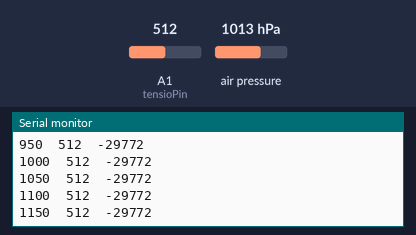
Bench run of a sketch on a simulated Arduino Uno, built with avr-gcc and run on an emulated ATmega328P. Shown: the last lines printed to the serial monitor. Inputs (shaded band) come from the test bench; at power-on: air pressure 1013 hPa, A1 (tensioPin) = 512. Storage starts empty.

Above: at 1.2 s.
1.3 s: air pressure set to 952 hPa
At 1.32 s:
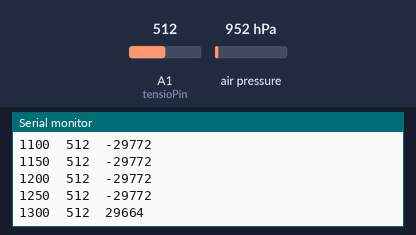
2.8 s: A1 (tensioPin) set to 716
At 2.82 s:
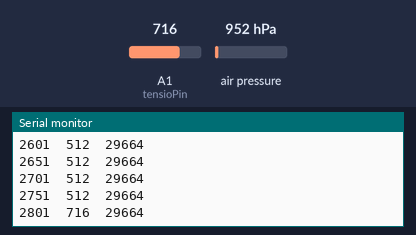
4.3 s: air pressure set to 975 hPa
At 4.32 s:
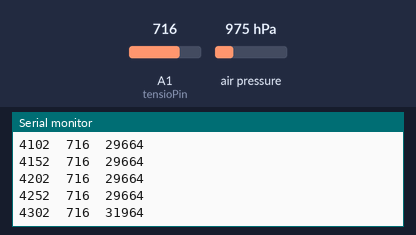
5.8 s: A1 (tensioPin) set to 900
At 5.82 s:
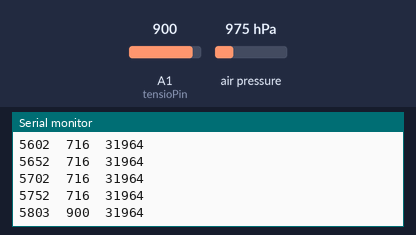
Timing chart, 0 to 8.3 s (numbered marks = the images above; inputs shaded):
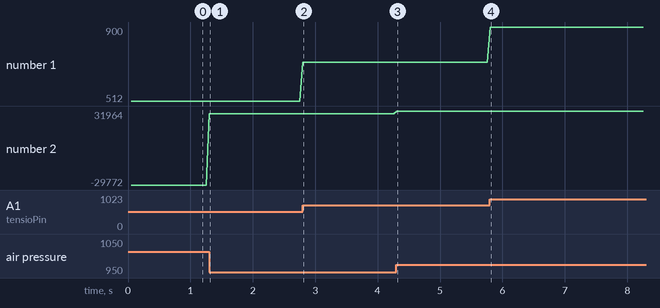

Measured:
- after the input at 1.3 s, the serial monitor: prints a new line at once (image 1)
- plotted number 2: -29772 → 29664 after the input at 1.3 s

The sketch:

Tensionometre_KARLAVAGNEN.ino
```cpp
#define DEBUG
#define tensioPin A1
#define DELAY_MESURE 50 // ms

#include <Adafruit_BMP085.h>
#include <SPI.h>
#include <SD.h>

Adafruit_BMP085 bmp;
File dataFile;

unsigned long prev_mes_t;
unsigned long timestamp;
int tensioVal;
int pressVal;

void setup() {
  #ifdef DEBUG
    Serial.begin(115200);
    Serial.println("Initialising...");
  #endif

  SD.begin(10);

  bmp.begin();

  pinMode(tensioPin, INPUT);

  dataFile = SD.open("DATA.TXT", FILE_WRITE);

  #ifdef DEBUG
    Serial.println("Done!");
  #endif
}

void loop() {
  timestamp = millis();
  if ((timestamp - prev_mes_t) >= DELAY_MESURE){
    tensioVal = analogRead(tensioPin);
    pressVal = bmp.readPressure();

    #ifdef DEBUG
      if (dataFile) {
        dataFile.print(timestamp);
        dataFile.print("\t");
        dataFile.print(tensioVal);
        dataFile.print("\t");
        dataFile.println(pressVal);
        dataFile.flush();
      }
      else {
        Serial.println("ERROR: Failed to open DATA.TXT");
      }
      Serial.print(timestamp);
      Serial.print("\t");
      Serial.print(tensioVal);
      Serial.print("\t");
      Serial.println(pressVal);
    #else
      dataFile.print(timestamp);
      dataFile.print("\t");
      dataFile.print(tensioVal);
      dataFile.print("\t");
      dataFile.println(pressVal);
      dataFile.flush();
    #endif
    prev_mes_t = timestamp;
  }
}
```
